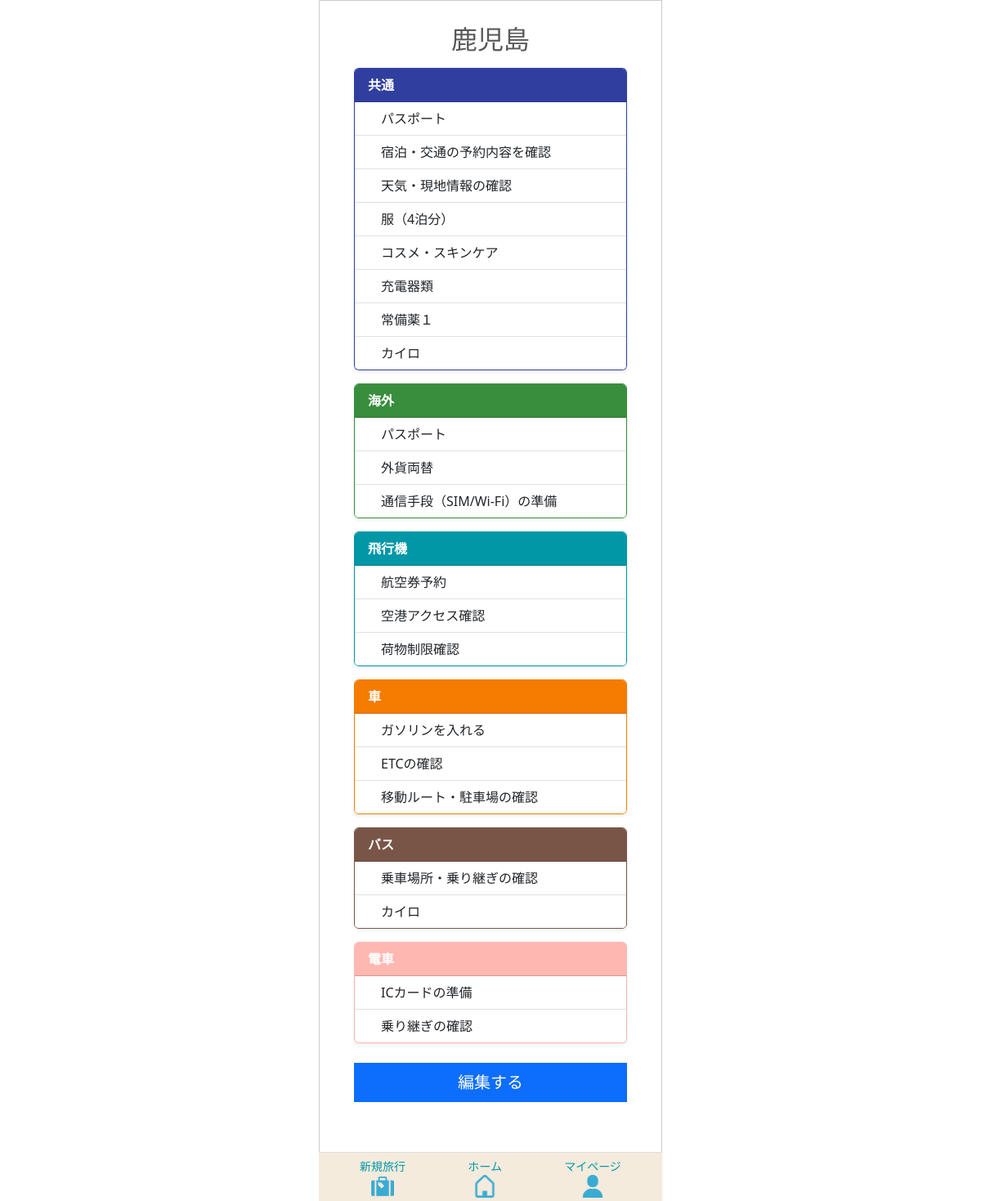
/template/105/edit/ (signed in), run on an earlier commit of the app's database.
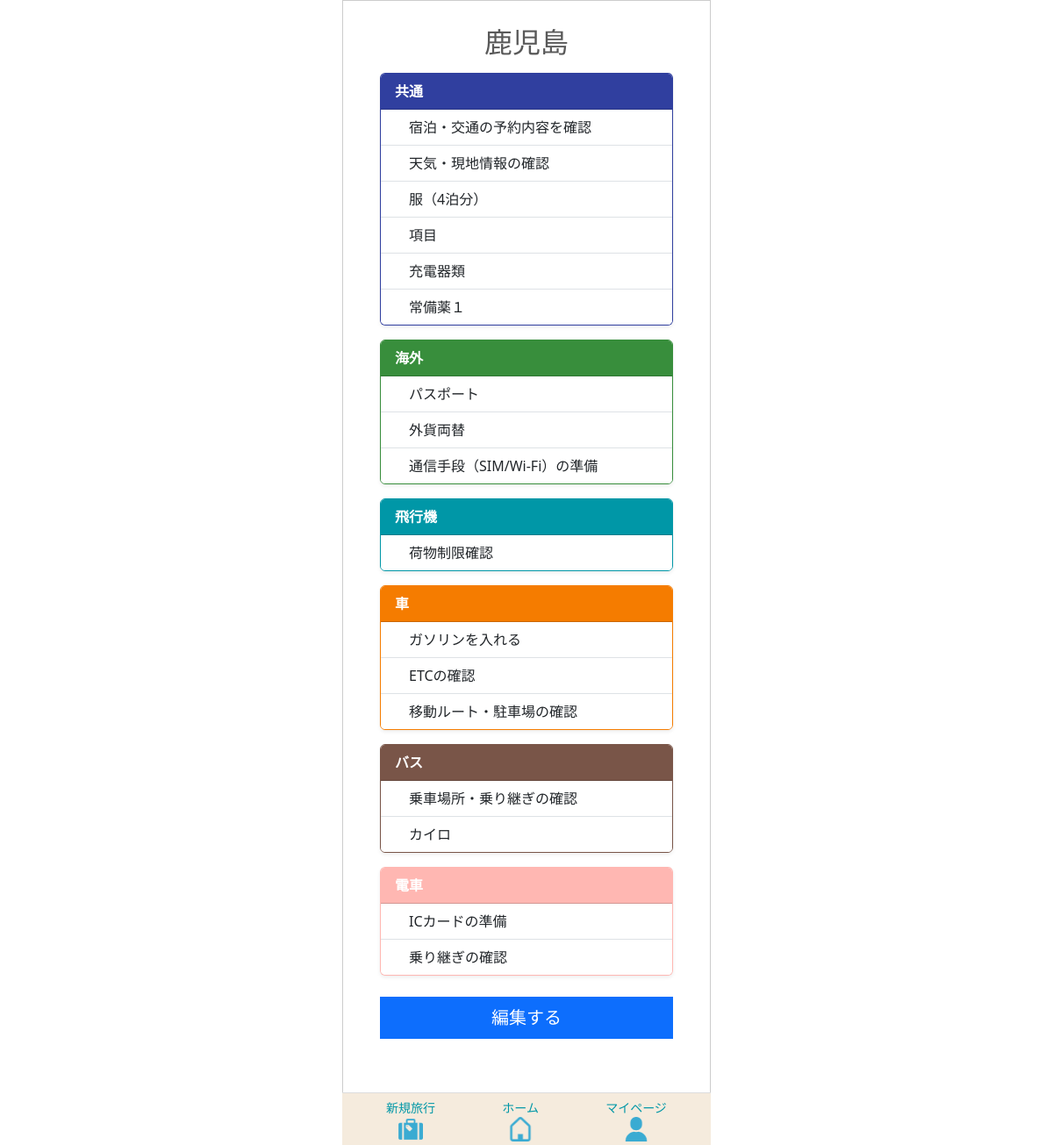
And on a later commit of the database.
### app/models/template.py (models this page shows, shortened)
class TravelCategory(models.Model):
    class TravelType(models.IntegerChoices):
        AUTO  = 0, _("初期作成")
        CUSTOM = 1, _("ユーザー追加")
    class CategoryColor(models.IntegerChoices):
        PINK       = 0, "#e91e63ff"
        LIGHT_PINK = 1, "#ffb7b2fe"
        ORANGE     = 2, "#f57c00ff"
        GREEN      = 3, "#388e3cff"
        CYAN       = 4, "#0097a7ff"
        BLUE       = 5, "#303f9ffe"
        BROWN      = 6, "#795548ff"
        PURPLE     = 7, "#7b1fa2ff"
    template = models.ForeignKey(
        Template,
        on_delete=models.CASCADE,
        verbose_name=_("テンプレートID")
    )
    category_name = models.CharField(
        max_length=50,
        verbose_name=_("分類名")
    )
    travel_type = models.IntegerField(
        choices=TravelType.choices,
        verbose_name=_("分類タイプ")
    )
    category_color = models.IntegerField(
        choices=CategoryColor.choices,
        verbose_name=_("分類カラー")
    )
    created_at = models.DateTimeField(
         auto_now_add=True,
         verbose_name=_("作成日")
         )
    updated_at = models.DateTimeField(
        auto_now=True,
        verbose_name=_("更新日")
        )
    class Meta:
      verbose_name = _("旅行の分類")

class TravelItem(models.Model):
    class ItemChecked(models.IntegerChoices):
        NO  = 0, _("NO")
        YES = 1, _("YES")
    travel_category = models.ForeignKey(
        TravelCategory,
        on_delete=models.CASCADE,
        verbose_name=_("旅行の分類ID")
    )
    item_name = models.CharField(
        max_length=128,
        verbose_name=_("項目名")
    )
    item_checked = models.IntegerField(
        choices=ItemChecked.choices,
        verbose_name=_("チェック済み項目")
    )
    created_at = models.DateTimeField(
         auto_now_add=True,
         verbose_name=_("作成日")
         )
    updated_at = models.DateTimeField(
        auto_now=True,
        verbose_name=_("更新日")
        )
    class Meta:
      verbose_name = _("旅行の項目")

### app/views/new_travel/template_edit.py (the view)
# urls.py: path("template/<int:template_id>/edit/", template_edit, name="template_edit"),
def template_edit(request, template_id):
    template = get_object_or_404(Template, id=template_id)
    categories = TravelCategory.objects.filter(template=template)
    return render(request, "new_travel/template_edit.html", {
        "template": template,
        "categories": categories,
    })

### templates/new_travel/template_edit.html (shortened to what this page needs)
{% extends 'base.html' %}
{% load static %}
{% block extra_css %}
{{ block.super }}
{% endblock %}
{% block content %}
<div class="container mt-3">
    <h2 class="mb-3 text-center">{{ template.travel_info.travel_title }}</h2>
    {% for category in template.travelcategory_set.all %}
        <div class="card mb-3 shadow-sm"
             style="border: 1.5px solid {{ category.get_category_color_display }};">
            <div class="card-header text-white d-flex justify-content-between align-items-center"
                 style="background-color: {{ category.get_category_color_display }};">
                <strong>{{ category.category_name }}</strong>
            </div>
            <ul class="list-group list-group-flush">
                {% for item in category.travelitem_set.all|dictsort:"item_checked" %}
                    <li class="list-group-item">
                        <div class="d-flex align-items-center">
                            <span class="ms-3">{{ item.item_name }}</span>
                        </div>
                    </li>
                {% endfor %}
            </ul>
        </div>
    {% endfor %}
    <div class="text-center mt-4 mb-5">
        <a href="{% url 'app:template_edit2' template.id %}" class="btn btn-primary btn-lg w-100">
            編集する
        </a>
    </div>
</div>
{% endblock %}

What changed in the data, as far as the page shows it:
removed TravelItem: item_name "パスポート", shown under TravelCategory "共通"
removed TravelItem: item_name "カイロ", shown under TravelCategory "共通"
removed TravelItem: item_name "航空券予約", shown under TravelCategory "飛行機"
removed TravelItem: item_name "空港アクセス確認", shown under TravelCategory "飛行機"
changed TravelItem (number 4 of 17 on the later page): item_name "コスメ・スキンケア" → "項目"
